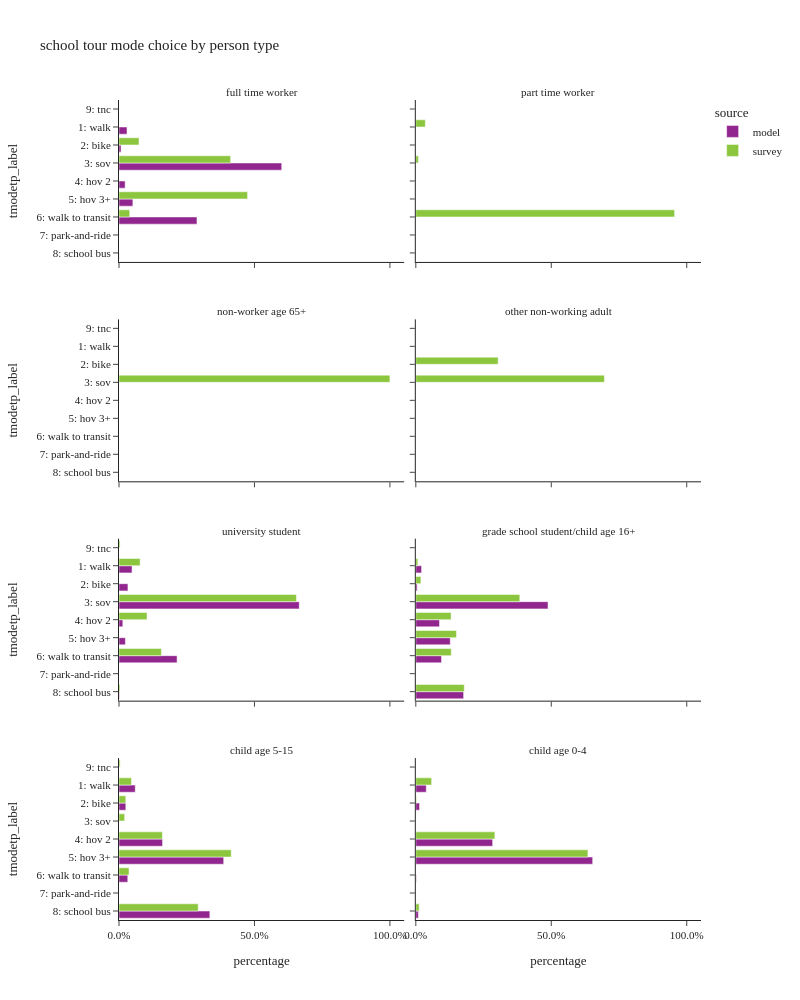

Source (notebook cell):
### Code cell
plot_mode_choice(sc_tour,"pptyp_label",
                 {"pptyp_label":["full time worker","part time worker","non-worker age 65+","other non-working adult",
                                 "university student","grade school student/child age 16+","child age 5-15","child age 0-4"],
                  "tmodetp_label":["1: walk","2: bike","3: sov","4: hov 2","5: hov 3+","6: walk to transit",
                                   "7: park-and-ride","8: school bus","9: other–survey only"]},
                 "person type",2,1000)

### Figure 1 — Plotly figure (JSON) as saved in the notebook; plotly's stock layout.template omitted (floating-point values rounded to 4 significant figures)
{"data": [{"alignmentgroup": "True", "customdata": [[14], [11], [486], [19], [38], [112], [1]], "hovertemplate": "source=model<br>pptyp_label=full time worker<br>percentage=%{x}<br>tmodetp_label=%{y}<br>sample count=%{customdata[0]}<extra></extra>", "legendgroup": "model", "marker": {"color": "#91268F", "pattern": {"shape": ""}}, "name": "model", "offsetgroup": "model", "orientation": "h", "showlegend": true, "textposition": "auto", "type": "bar", "x": [0.02956, 0.007556, 0.6007, 0.02272, 0.05125, 0.2878, 0.0004204], "xaxis": "x7", "y": ["1: walk", "2: bike", "3: sov", "4: hov 2", "5: hov 3+", "6: walk to transit", "8: school bus"], "yaxis": "y7"}, {"alignmentgroup": "True", "customdata": [[1], [1], [1], [1]], "hovertemplate": "source=survey<br>pptyp_label=full time worker<br>percentage=%{x}<br>tmodetp_label=%{y}<br>sample count=%{customdata[0]}<extra></extra>", "legendgroup": "survey", "marker": {"color": "#8CC63E", "pattern": {"shape": ""}}, "name": "survey", "offsetgroup": "survey", "orientation": "h", "showlegend": true, "textposition": "auto", "type": "bar", "x": [0.07385, 0.412, 0.4745, 0.0396], "xaxis": "x7", "y": ["2: bike", "3: sov", "5: hov 3+", "6: walk to transit"], "yaxis": "y7"}, {"alignmentgroup": "True", "customdata": [[1], [1], [1]], "hovertemplate": "source=survey<br>pptyp_label=part time worker<br>percentage=%{x}<br>tmodetp_label=%{y}<br>sample count=%{customdata[0]}<extra></extra>", "legendgroup": "survey", "marker": {"color": "#8CC63E", "pattern": {"shape": ""}}, "name": "survey", "offsetgroup": "survey", "orientation": "h", "showlegend": false, "textposition": "auto", "type": "bar", "x": [0.03512, 0.0097, 0.9552], "xaxis": "x8", "y": ["1: walk", "3: sov", "6: walk to transit"], "yaxis": "y8"}, {"alignmentgroup": "True", "customdata": [[1]], "hovertemplate": "source=survey<br>pptyp_label=non-worker age 65+<br>percentage=%{x}<br>tmodetp_label=%{y}<br>sample count=%{customdata[0]}<extra></extra>", "legendgroup": "survey", "marker": {"color": "#8CC63E", "pattern": {"shape": ""}}, "name": "survey", "offsetgroup": "survey", "orientation": "h", "showlegend": false, "textposition": "auto", "type": "bar", "x": [1.0], "xaxis": "x5", "y": ["3: sov"], "yaxis": "y5"}, {"alignmentgroup": "True", "customdata": [[1], [2]], "hovertemplate": "source=survey<br>pptyp_label=other non-working adult<br>percentage=%{x}<br>tmodetp_label=%{y}<br>sample count=%{customdata[0]}<extra></extra>", "legendgroup": "survey", "marker": {"color": "#8CC63E", "pattern": {"shape": ""}}, "name": "survey", "offsetgroup": "survey", "orientation": "h", "showlegend": false, "textposition": "auto", "type": "bar", "x": [0.3038, 0.6962], "xaxis": "x6", "y": ["2: bike", "3: sov"], "yaxis": "y6"}, {"alignmentgroup": "True", "customdata": [[3605], [2155], [64363], [1373], [2157], [10938], [135]], "hovertemplate": "source=model<br>pptyp_label=university student<br>percentage=%{x}<br>tmodetp_label=%{y}<br>sample count=%{customdata[0]}<extra></extra>", "legendgroup": "model", "marker": {"color": "#91268F", "pattern": {"shape": ""}}, "name": "model", "offsetgroup": "model", "orientation": "h", "showlegend": false, "textposition": "auto", "type": "bar", "x": [0.04815, 0.03296, 0.6653, 0.0141, 0.02349, 0.2143, 0.001659], "xaxis": "x3", "y": ["1: walk", "2: bike", "3: sov", "4: hov 2", "5: hov 3+", "6: walk to transit", "8: school bus"], "yaxis": "y3"}, {"alignmentgroup": "True", "customdata": [[13], [13], [1], [21], [1], [1]], "hovertemplate": "source=survey<br>pptyp_label=university student<br>percentage=%{x}<br>tmodetp_label=%{y}<br>sample count=%{customdata[0]}<extra></extra>", "legendgroup": "survey", "marker": {"color": "#8CC63E", "pattern": {"shape": ""}}, "name": "survey", "offsetgroup": "survey", "orientation": "h", "showlegend": false, "textposition": "auto", "type": "bar", "x": [0.07789, 0.6549, 0.1034, 0.1564, 0.003535, 0.003907], "xaxis": "x3", "y": ["1: walk", "3: sov", "4: hov 2", "6: walk to transit", "8: school bus", "9: tnc"], "yaxis": "y3"}, {"alignmentgroup": "True", "customdata": [[2289], [554], [53925], [9808], [13806], [7553], [19431]], "hovertemplate": "source=model<br>pptyp_label=grade school student/child age 16+<br>percentage=%{x}<br>tmodetp_label=%{y}<br>sample count=%{customdata[0]}<extra></extra>", "legendgroup": "model", "marker": {"color": "#91268F", "pattern": {"shape": ""}}, "name": "model", "offsetgroup": "model", "orientation": "h", "showlegend": false, "textposition": "auto", "type": "bar", "x": [0.02126, 0.004931, 0.488, 0.08735, 0.1271, 0.09489, 0.1764], "xaxis": "x4", "y": ["1: walk", "2: bike", "3: sov", "4: hov 2", "5: hov 3+", "6: walk to transit", "8: school bus"], "yaxis": "y4"}, {"alignmentgroup": "True", "customdata": [[4], [3], [21], [8], [12], [13], [11]], "hovertemplate": "source=survey<br>pptyp_label=grade school student/child age 16+<br>percentage=%{x}<br>tmodetp_label=%{y}<br>sample count=%{customdata[0]}<extra></extra>", "legendgroup": "survey", "marker": {"color": "#8CC63E", "pattern": {"shape": ""}}, "name": "survey", "offsetgroup": "survey", "orientation": "h", "showlegend": false, "textposition": "auto", "type": "bar", "x": [0.007399, 0.01872, 0.3838, 0.1303, 0.1501, 0.1309, 0.1788], "xaxis": "x4", "y": ["1: walk", "2: bike", "3: sov", "4: hov 2", "5: hov 3+", "6: walk to transit", "8: school bus"], "yaxis": "y4"}, {"alignmentgroup": "True", "customdata": [[32018], [13801], [86491], [204825], [12380], [178365], [12]], "hovertemplate": "source=model<br>pptyp_label=child age 5-15<br>percentage=%{x}<br>tmodetp_label=%{y}<br>sample count=%{customdata[0]}<extra></extra>", "legendgroup": "model", "marker": {"color": "#91268F", "pattern": {"shape": ""}}, "name": "model", "offsetgroup": "model", "orientation": "h", "showlegend": false, "textposition": "auto", "type": "bar", "x": [0.05995, 0.02513, 0.1608, 0.3864, 0.03239, 0.3353, 2.054e-05], "xaxis": "x", "y": ["1: walk", "2: bike", "4: hov 2", "5: hov 3+", "6: walk to transit", "8: school bus", "9: tnc"], "yaxis": "y"}, {"alignmentgroup": "True", "customdata": [[39], [12], [3], [55], [134], [14], [140], [1]], "hovertemplate": "source=survey<br>pptyp_label=child age 5-15<br>percentage=%{x}<br>tmodetp_label=%{y}<br>sample count=%{customdata[0]}<extra></extra>", "legendgroup": "survey", "marker": {"color": "#8CC63E", "pattern": {"shape": ""}}, "name": "survey", "offsetgroup": "survey", "orientation": "h", "showlegend": false, "textposition": "auto", "type": "bar", "x": [0.0462, 0.02507, 0.02086, 0.1601, 0.4143, 0.03695, 0.2924, 0.004106], "xaxis": "x", "y": ["1: walk", "2: bike", "3: sov", "4: hov 2", "5: hov 3+", "6: walk to transit", "8: school bus", "9: tnc"], "yaxis": "y"}, {"alignmentgroup": "True", "customdata": [[1874], [748], [14453], [33288], [69], [464], [2]], "hovertemplate": "source=model<br>pptyp_label=child age 0-4<br>percentage=%{x}<br>tmodetp_label=%{y}<br>sample count=%{customdata[0]}<extra></extra>", "legendgroup": "model", "marker": {"color": "#91268F", "pattern": {"shape": ""}}, "name": "model", "offsetgroup": "model", "orientation": "h", "showlegend": false, "textposition": "auto", "type": "bar", "x": [0.03852, 0.01372, 0.2837, 0.6528, 0.001848, 0.009413, 4.976e-05], "xaxis": "x2", "y": ["1: walk", "2: bike", "4: hov 2", "5: hov 3+", "6: walk to transit", "8: school bus", "9: tnc"], "yaxis": "y2"}, {"alignmentgroup": "True", "customdata": [[8], [3], [27], [34], [2]], "hovertemplate": "source=survey<br>pptyp_label=child age 0-4<br>percentage=%{x}<br>tmodetp_label=%{y}<br>sample count=%{customdata[0]}<extra></extra>", "legendgroup": "survey", "marker": {"color": "#8CC63E", "pattern": {"shape": ""}}, "name": "survey", "offsetgroup": "survey", "orientation": "h", "showlegend": false, "textposition": "auto", "type": "bar", "x": [0.05834, 0.00234, 0.2917, 0.6352, 0.0124], "xaxis": "x2", "y": ["1: walk", "2: bike", "4: hov 2", "5: hov 3+", "8: school bus"], "yaxis": "y2"}], "layout": {"annotations": [{"font": {}, "showarrow": false, "text": "child age 5-15", "x": 0.245, "xanchor": "center", "xref": "paper", "y": 0.1975, "yanchor": "bottom", "yref": "paper"}, {"font": {}, "showarrow": false, "text": "child age 0-4", "x": 0.755, "xanchor": "center", "xref": "paper", "y": 0.1975, "yanchor": "bottom", "yref": "paper"}, {"font": {}, "showarrow": false, "text": "university student", "x": 0.245, "xanchor": "center", "xref": "paper", "y": 0.465, "yanchor": "bottom", "yref": "paper"}, {"font": {}, "showarrow": false, "text": "grade school student/child age 16+", "x": 0.755, "xanchor": "center", "xref": "paper", "y": 0.465, "yanchor": "bottom", "yref": "paper"}, {"font": {}, "showarrow": false, "text": "non-worker age 65+", "x": 0.245, "xanchor": "center", "xref": "paper", "y": 0.7325, "yanchor": "bottom", "yref": "paper"}, {"font": {}, "showarrow": false, "text": "other non-working adult", "x": 0.755, "xanchor": "center", "xref": "paper", "y": 0.7325, "yanchor": "bottom", "yref": "paper"}, {"font": {}, "showarrow": false, "text": "full time worker", "x": 0.245, "xanchor": "center", "xref": "paper", "y": 1.0, "yanchor": "bottom", "yref": "paper"}, {"font": {}, "showarrow": false, "text": "part time worker", "x": 0.755, "xanchor": "center", "xref": "paper", "y": 1.0, "yanchor": "bottom", "yref": "paper"}], "barmode": "group", "height": 1000, "legend": {"title": {"text": "source"}, "tracegroupgap": 0}, "title": {"text": "school tour mode choice by person type"}, "width": 800, "xaxis": {"anchor": "y", "domain": [0.0, 0.49], "tickformat": ".1%", "title": {"text": "percentage"}}, "xaxis2": {"anchor": "y2", "domain": [0.51, 1.0], "matches": "x", "tickformat": ".1%", "title": {"text": "percentage"}}, "xaxis3": {"anchor": "y3", "domain": [0.0, 0.49], "matches": "x", "showticklabels": false, "tickformat": ".1%"}, "xaxis4": {"anchor": "y4", "domain": [0.51, 1.0], "matches": "x", "showticklabels": false, "tickformat": ".1%"}, "xaxis5": {"anchor": "y5", "domain": [0.0, 0.49], "matches": "x", "showticklabels": false, "tickformat": ".1%"}, "xaxis6": {"anchor": "y6", "domain": [0.51, 1.0], "matches": "x", "showticklabels": false, "tickformat": ".1%"}, "xaxis7": {"anchor": "y7", "domain": [0.0, 0.49], "matches": "x", "showticklabels": false, "tickformat": ".1%"}, "xaxis8": {"anchor": "y8", "domain": [0.51, 1.0], "matches": "x", "showticklabels": false, "tickformat": ".1%"}, "yaxis": {"anchor": "x", "categoryarray": ["9: other–survey only", "8: school bus", "7: park-and-ride", "6: walk to transit", "5: hov 3+", "4: hov 2", "3: sov", "2: bike", "1: walk"], "categoryorder": "array", "domain": [0.0, 0.1975], "title": {"text": "tmodetp_label"}}, "yaxis2": {"anchor": "x2", "domain": [0.0, 0.1975], "matches": "y", "showticklabels": false}, "yaxis3": {"anchor": "x3", "categoryarray": ["9: other–survey only", "8: school bus", "7: park-and-ride", "6: walk to transit", "5: hov 3+", "4: hov 2", "3: sov", "2: bike", "1: walk"], "categoryorder": "array", "domain": [0.2675, 0.465], "matches": "y", "title": {"text": "tmodetp_label"}}, "yaxis4": {"anchor": "x4", "domain": [0.2675, 0.465], "matches": "y", "showticklabels": false}, "yaxis5": {"anchor": "x5", "categoryarray": ["9: other–survey only", "8: school bus", "7: park-and-ride", "6: walk to transit", "5: hov 3+", "4: hov 2", "3: sov", "2: bike", "1: walk"], "categoryorder": "array", "domain": [0.535, 0.7325], "matches": "y", "title": {"text": "tmodetp_label"}}, "yaxis6": {"anchor": "x6", "domain": [0.535, 0.7325], "matches": "y", "showticklabels": false}, "yaxis7": {"anchor": "x7", "categoryarray": ["9: other–survey only", "8: school bus", "7: park-and-ride", "6: walk to transit", "5: hov 3+", "4: hov 2", "3: sov", "2: bike", "1: walk"], "categoryorder": "array", "domain": [0.8025, 1.0], "matches": "y", "title": {"text": "tmodetp_label"}}, "yaxis8": {"anchor": "x8", "domain": [0.8025, 1.0], "matches": "y", "showticklabels": false}}}
